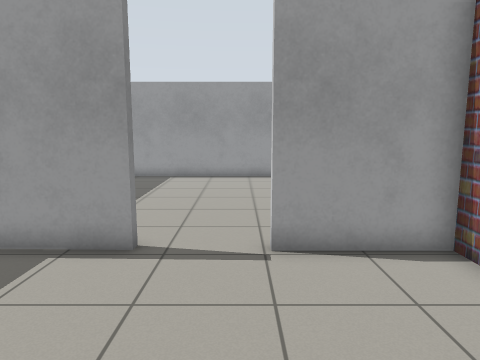
View 1 (above)

20 first-person views from a walk through a world built for the Gazebo simulator. The camera is 1.2 m above the floor, tilts 8° down and sees 70° across. The floor is counted in squares, 0.5 m on a side. Each view is taken from the middle of a square. On the plan, view 1 faces up. The plan holds only what a view shows up to about 19 squares ahead; the rest is blank. Some surface patterns are stand-ins.

View 2
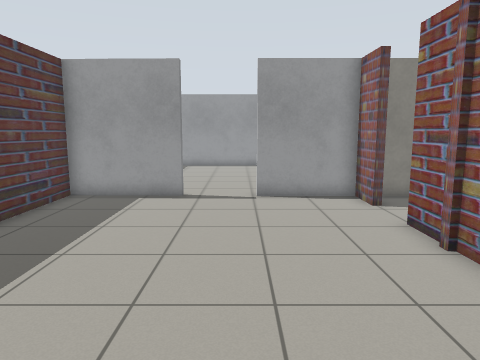

View 3
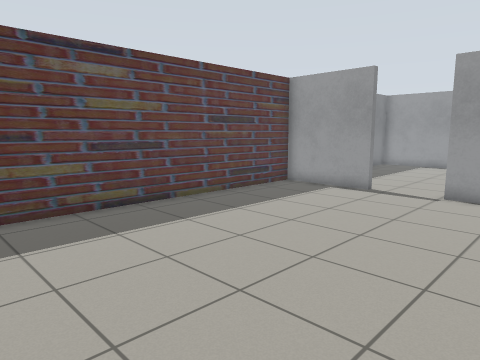

View 4
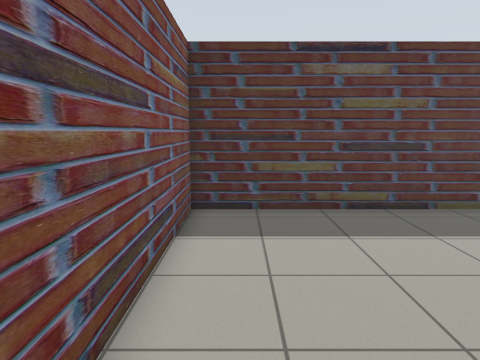

View 5
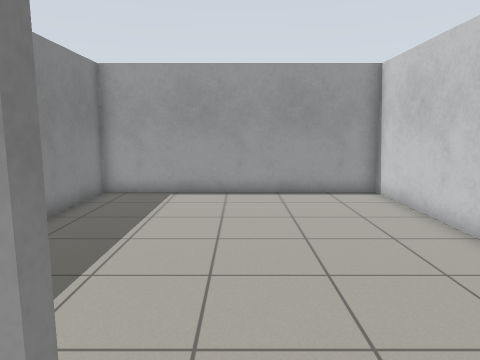

View 6
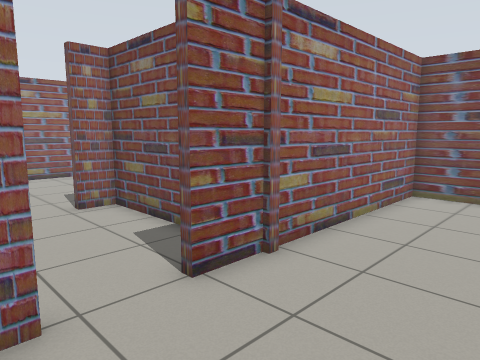

View 7
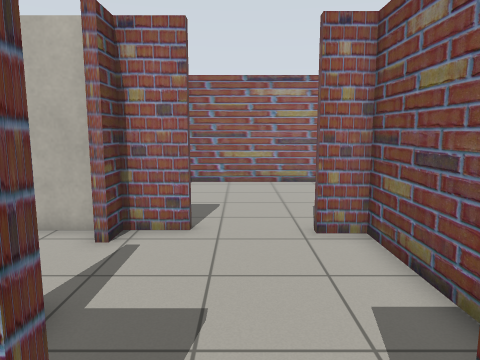

View 8
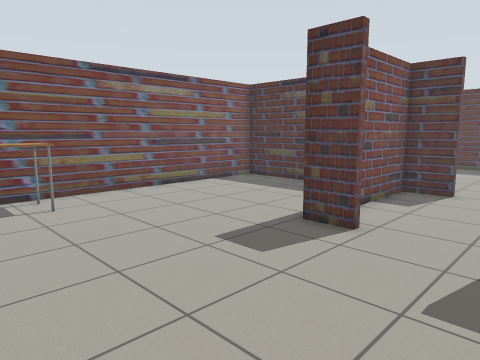

View 9
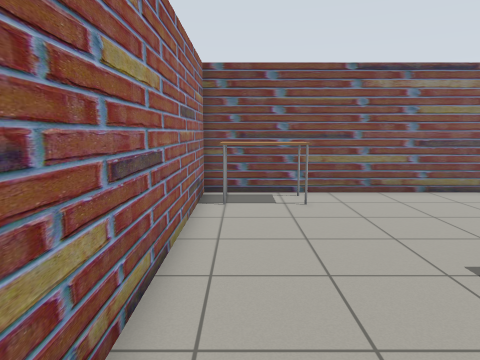

View 10
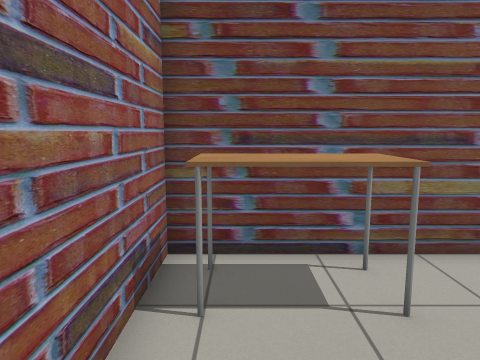

View 11
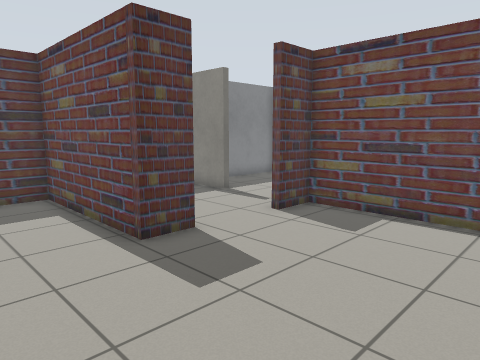

View 12
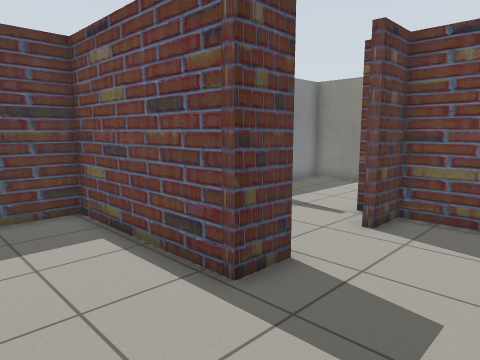

View 13
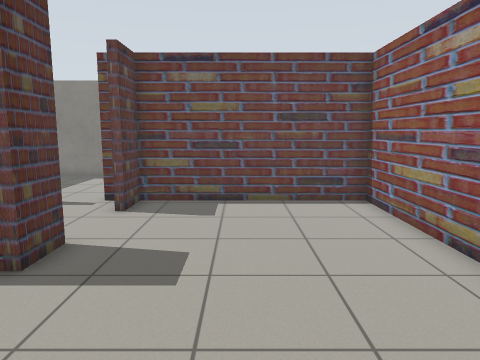

View 14
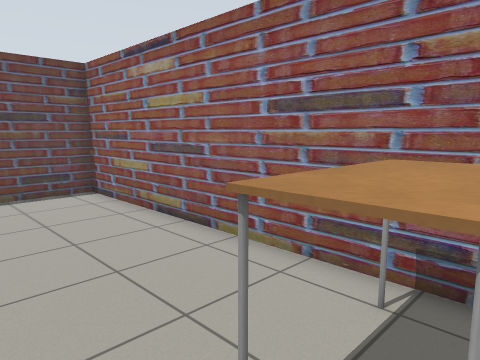

View 15
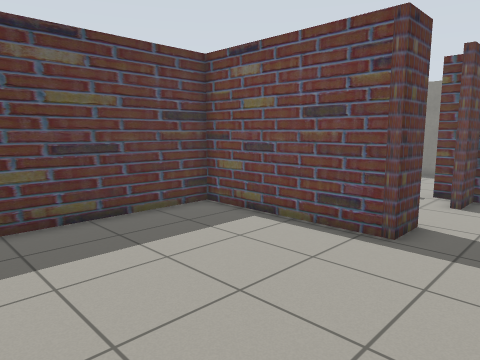

View 16
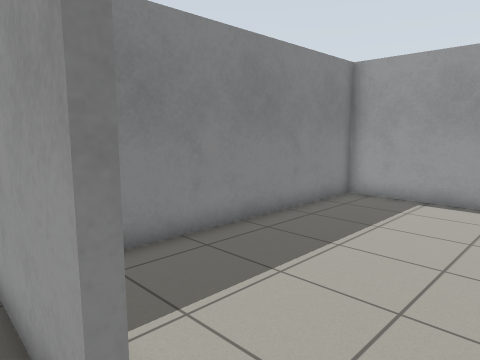

View 17
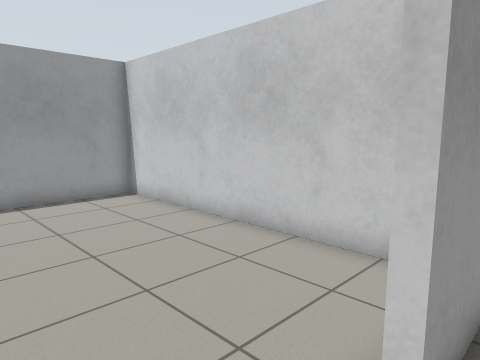

View 18
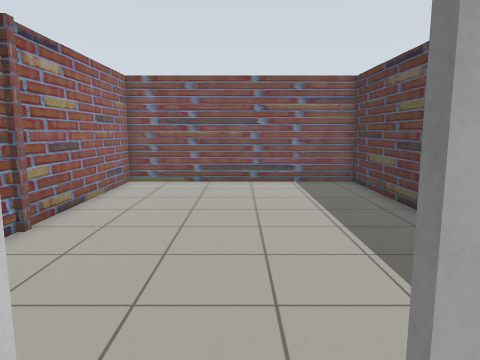

View 19
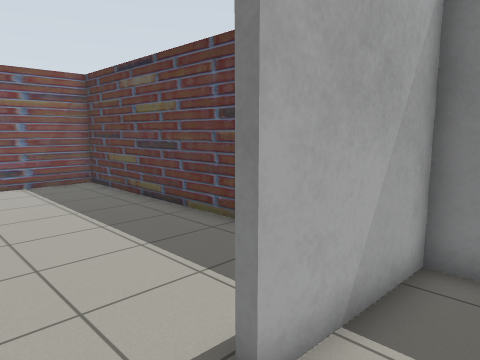

View 20
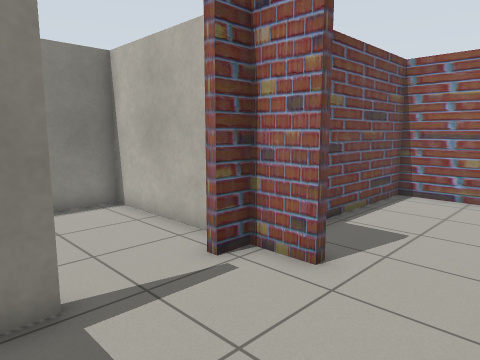

### Floor plan
Points are (right, up) in squares from view 1. A wall is a line through its corners. A room is listed if a view was taken in it or the views show most of it. See-through windows are left out.
Room 1 (views 1, 2, 3, 4, 5, 6, 7, 16, 17)
walls: (-2.2, 7) (-2.2, 6.9) (-6.5, 6.9) (-6.5, -7.5) (4.4, -7.5) (4.4, 2.7) (4.7, 2.7); (4.7, 5) (4.4, 5) (4.4, 6.7) (0.6, 6.7)
ways out: opening at (-1, 7) to room 3; opening at (5, 3.5) to room 4
Room 2 (views 8, 9, 10, 11, 12, 13, 14, 15)
walls: (11.2, 2.3) (11.2, 0.7) (4.7, 0.7) (4.7, -7); (11.2, 6.9) (10.2, 6.9); (5.1, -7.5) (19.4, -7.5) (19.4, 6.9) (11.5, 6.9) (11.5, 5.1)
ways out: opening at (11, 4) to room 4
objects: table (16, -7) to (18, -5)
Room 3 (views 18, 19)
walls: (4.4, 8.4) (4.4, 18.6) (-6.5, 18.6) (-6.5, 7.2) (-2.2, 7)
ways out: opening at (-1, 7) to room 1
Room 4 (view 20)
walls: (7.4, 6.7) (5.2, 6.7); (11.2, 5.1) (11.2, 6.9); (4.7, 2.7) (4.7, 1) (10.9, 1) (10.9, 2.3); (10.2, 6.9) (10.2, 7.2)
ways out: opening at (5, 3.5) to room 1; opening at (11, 4) to room 2; opening at (9, 7) to room 5
Room 5 (no view inside)
walls: (11.2, 7.5) (11.2, 13.1) (4.7, 13.1) (4.7, 9.5)
ways out: opening at (9, 7) to room 4

Positions as (right, up) in squares from view 1, and headings:
1: (0, 0), facing up
2: (0, -6), facing up
3: (4, -7), facing up-left
4: (4, -6), facing left
5: (-1, 5), facing up
6: (0, 6), facing down-right
7: (3, 4), facing right
8: (19, 6), facing down-left
9: (18, 6), facing down
10: (18, -1), facing down
11: (18, -3), facing up-left
12: (15, -3), facing up-left
13: (15, -5), facing up
14: (14, -7), facing up-right
15: (14, -7), facing up-left
16: (0, 6), facing up-left
17: (-2, 6), facing up-right
18: (-1, 9), facing down
19: (0, 9), facing down-left
20: (6, 2), facing up-right
